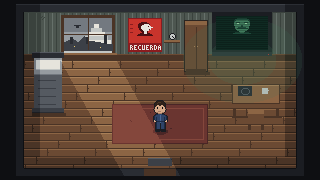

Python code for this plot:
"""Prueba de arte 2: el piso del protagonista en perspectiva cenital 3/4.

Estilo de referencia: Stardew Valley / Pokémon / Final Fantasy VI.
Cuadrícula de 16x16, personaje de 16x32, colores planos (2-3 tonos por material).

Uso: python3 art/pruebas/piso_cenital.py
Salida: art/pruebas/piso_cenital.png (1x) y piso_cenital@4x.png (vista previa)
"""
from pathlib import Path
from PIL import Image, ImageDraw

W, H = 320, 180
T = 16
OUT = Path(__file__).parent

PAL = {
    # grises del Partido
    "negro": "#0e0f12", "g1": "#1b1d22", "g2": "#2a2d33", "g3": "#3c4047",
    "g4": "#555a61", "g5": "#737980", "g6": "#969ca1", "g7": "#c2c6c4", "blanco": "#e6e4dc",
    # telepantalla
    "t0": "#0f2a22", "t1": "#1e4a3a", "t2": "#3f7a5c", "t3": "#8fc79a",
    # rojo propaganda
    "r0": "#4a0f12", "r1": "#8a1c1f", "r2": "#c8342c",
    # mono azul
    "a0": "#1d2a44", "a1": "#2f4468", "a2": "#4b6694",
    # madera
    "m0": "#2b2420", "m1": "#4a3426", "m2": "#6b4a33", "m3": "#8c6544", "m4": "#a98058",
    # pared
    "p0": "#3a423d", "p1": "#4d5650", "p2": "#66706a", "p3": "#7f8a83",
    # alfombra
    "f0": "#4a2626", "f1": "#6a3530", "f2": "#84473c",
    # piel y pelo
    "s0": "#a77b62", "s1": "#d6aa8a", "h0": "#2e2119", "h1": "#4a3426",
    # luz
    "luz": "#e8c96a",
}
C = {k: tuple(int(v[i:i + 2], 16) for i in (1, 3, 5)) for k, v in PAL.items()}

img = Image.new("RGB", (W, H), C["negro"])
d = ImageDraw.Draw(img)

def rect(x0, y0, x1, y1, col):
    d.rectangle([x0, y0, x1 - 1, y1 - 1], fill=C[col])

def hline(x0, x1, y, col):
    d.line([x0, y, x1 - 1, y], fill=C[col])

def vline(x, y0, y1, col):
    d.line([x, y0, x, y1 - 1], fill=C[col])

def px(x, y, col):
    img.putpixel((x, y), C[col])

def grid(x, y, rows, palette):
    for r, row in enumerate(rows):
        for c, ch in enumerate(row):
            if ch in palette:
                px(x + c, y + r, palette[ch])

# --- Geometría de la habitación ------------------------------------------
RX0, RX1 = 24, 296          # interior (17 tiles)
WALL_TOP, WALL_BOT = 12, 60  # pared del fondo (3 tiles de alto)
FLOOR_BOT = 168

# grosor superior del muro (visto desde arriba)
rect(RX0 - 8, WALL_TOP - 8, RX1 + 8, WALL_TOP, "g2")
hline(RX0 - 8, RX1 + 8, WALL_TOP - 8, "g3")

# pared del fondo: papel pintado a rayas
rect(RX0, WALL_TOP, RX1, WALL_BOT, "p1")
for x in range(RX0, RX1, 8):
    vline(x, WALL_TOP, WALL_BOT - 6, "p0")
    vline(x + 4, WALL_TOP, WALL_BOT - 6, "p2")
hline(RX0, RX1, WALL_TOP, "p0")
# zócalo
rect(RX0, WALL_BOT - 6, RX1, WALL_BOT, "m1")
hline(RX0, RX1, WALL_BOT - 6, "m2")
# mancha de humedad y papel despegado
for (x, y) in [(40, 16), (41, 17), (42, 16), (43, 18), (42, 19), (44, 17), (270, 40), (271, 41), (272, 40)]:
    px(x, y, "p0")
d.polygon([(258, 14), (266, 14), (264, 21), (259, 19)], fill=C["p3"])

# suelo de tablones (vistos desde arriba)
rect(RX0, WALL_BOT, RX1, FLOOR_BOT, "m2")
for i, y in enumerate(range(WALL_BOT, FLOOR_BOT, 8)):
    hline(RX0, RX1, y, "m1")
    hline(RX0, RX1, y + 1, "m3")
    off = (i * 37) % 48
    for x in range(RX0 + off, RX1, 48):
        vline(x, y, y + 8, "m1")
        px(x + 1, y + 4, "m1")  # clavo

# muros laterales e inferior (tapa vista desde arriba)
rect(RX0 - 8, WALL_TOP, RX0, FLOOR_BOT + 8, "g2")
rect(RX1, WALL_TOP, RX1 + 8, FLOOR_BOT + 8, "g2")
rect(RX0 - 8, FLOOR_BOT, RX1 + 8, FLOOR_BOT + 8, "g2")
vline(RX0 - 1, WALL_TOP, FLOOR_BOT, "g1")
vline(RX1, WALL_TOP, FLOOR_BOT, "g1")
hline(RX0, RX1, FLOOR_BOT, "g1")
# puerta (hueco en el muro inferior) y felpudo
rect(144, FLOOR_BOT, 176, FLOOR_BOT + 8, "m1")
hline(144, 176, FLOOR_BOT, "m0")
rect(148, FLOOR_BOT - 10, 172, FLOOR_BOT - 2, "g3")
hline(148, 172, FLOOR_BOT - 10, "g4")

# --- Ventana (pared del fondo) -----------------------------------------------
WX0, WY0, WX1, WY1 = 64, 18, 112, 50
rect(WX0 - 3, WY0 - 3, WX1 + 3, WY1 + 3, "m1")
# cielo en franjas
for i, col in enumerate(["g5", "g5", "g6", "g6", "g7"]):
    rect(WX0, WY0 + i * 7, WX1, WY0 + (i + 1) * 7, col)
# pirámide del Minipax
cx, base = 96, 44
for i, w2 in enumerate([14, 11, 8, 5, 2]):
    rect(cx - w2, base - (i + 1) * 4, cx + w2 + 1, base - i * 4, "blanco" if i % 2 == 0 else "g7")
# tejados
d.polygon([(WX0, 42), (72, 38), (78, 42), (84, 36), (88, 40), (WX1, 44), (WX1, WY1), (WX0, WY1)], fill=C["g3"])
for x in (70, 86, 104):
    rect(x, 35 + x % 4, x + 3, 44, "g2")
px(74, 46, "luz"); px(100, 47, "luz")
# helicóptero
hline(74, 81, 25, "g2"); rect(76, 26, 79, 28, "g2")
# marco en cruz y alféizar
vline((WX0 + WX1) // 2, WY0, WY1, "m1")
hline(WX0, WX1, (WY0 + WY1) // 2, "m1")
rect(WX0 - 5, WY1 + 3, WX1 + 5, WY1 + 6, "m3")
hline(WX0 - 5, WX1 + 5, WY1 + 5, "m1")

# --- Cartel de Ivy --------------------------------------------------------------
PX0, PY0 = 128, 18
rect(PX0, PY0, PX0 + 34, PY0 + 34, "r2")
d.rectangle([PX0, PY0, PX0 + 33, PY0 + 33], outline=C["r1"])
IVY = [
    "....rrrrrr......",
    "..rrrrrrrrrr....",
    ".rrrrrrcccccr...",
    ".rrrrcccccccc...",
    ".rrrcccccccrcc..",
    ".rrrcccccccccccc",
    "..rrcccccccccc..",
    "..rrrcccccccrc..",
    "...rrrcccccc....",
    "....rrrcccr.....",
    ".....rrcccr.....",
    "...rrrrcccrrr...",
    ".rrrrrrrrrrrrrr.",
    "rrrrrrrrrrrrrrrr",
]
grid(PX0 + 9, PY0 + 4, IVY, {"r": "r0", "c": "blanco"})
for i in range(0, 12, 4):
    hline(PX0 + 2, PX0 + 5, PY0 + 6 + i, "r1")
# rótulo 3x5
FONT = {
    "R": ["110", "101", "110", "101", "101"], "E": ["111", "100", "110", "100", "111"],
    "C": ["011", "100", "100", "100", "011"], "U": ["101", "101", "101", "101", "111"],
    "D": ["110", "101", "101", "101", "110"], "A": ["010", "101", "111", "101", "101"],
}
def text(x, y, s, col):
    for ch in s:
        for r, row in enumerate(FONT[ch]):
            for c, bit in enumerate(row):
                if bit == "1":
                    px(x + c, y + r, col)
        x += 4
rect(PX0 + 1, PY0 + 25, PX0 + 33, PY0 + 33, "r1")
text(PX0 + 2, PY0 + 27, "RECUERDA", "blanco")

# --- Estante con el reloj de Ivy ----------------------------------------------
rect(164, 40, 180, 43, "m3"); hline(164, 180, 42, "m1")
d.ellipse([169, 33, 175, 39], fill=C["g7"], outline=C["g1"])
px(172, 36, "negro"); px(173, 37, "negro")

# --- Telepantalla -------------------------------------------------------------
TX0, TY0, TX1, TY1 = 216, 16, 268, 50
rect(TX0 - 4, TY0 - 4, TX1 + 4, TY1 + 6, "g1")
rect(TX0, TY0, TX1, TY1, "t0")
cxs = (TX0 + TX1) // 2
BB = [
    "....tttttttttt....",
    "..tttttttttttttt..",
    ".ttTTTTTTTTTTTTtt.",
    ".tTTTTTTTTTTTTTTt.",
    ".TTttttTTTTttttTT.",
    ".TTTggTTTTTTggTTT.",
    ".TTTTTTTTTTTTTTTT.",
    ".TTTTTTTttTTTTTTT.",
    "..TTTTTTttTTTTTT..",
    "..TTTttttttttTTT..",
    "..TTtttttttttttT..",
    "...TTTTTTTTTTTT...",
    "....TTTTTTTTTT....",
    "......TTTTTT......",
    "..tttttTTTTttttt..",
    "tttttttttttttttttt",
]
grid(cxs - 9, TY0 + 2, BB, {"t": "t1", "T": "t2", "g": "t3"})
for y in range(TY0, TY1, 2):
    for x in range(TX0, TX1):
        r, g, b = img.getpixel((x, y))
        img.putpixel((x, y), (int(r * 0.8), int(g * 0.8), int(b * 0.8)))
rect(TX0 - 4, TY1 + 2, TX1 + 4, TY1 + 6, "g2")
px(TX1, TY1 + 4, "r2")

# --- Armario (alto, contra la pared) --------------------------------------------
AX0, AX1, ATOP, ABOT = 184, 208, 20, 72
rect(AX0, ATOP, AX1, ATOP + 5, "m3")            # tapa (vista desde arriba)
rect(AX0, ATOP + 5, AX1, ABOT, "m2")            # frente
vline((AX0 + AX1) // 2, ATOP + 7, ABOT - 2, "m1")
d.rectangle([AX0, ATOP, AX1 - 1, ABOT - 1], outline=C["m0"])
px(194, 46, "m4"); px(197, 46, "m4")
rect(AX0 + 2, ABOT - 3, AX1 - 2, ABOT, "m1")
# sombra en el suelo
rect(AX0, ABOT, AX1 + 2, ABOT + 3, "m1")

# --- Cama -----------------------------------------------------------------------
BX0, BX1, BY0, BY1 = 32, 64, 52, 108
rect(BX0, BY0, BX1, BY0 + 6, "g2")                 # cabecero (metal)
hline(BX0, BX1, BY0, "g4")
rect(BX0 + 2, BY0 + 6, BX1 - 2, BY1, "g6")        # sábana
rect(BX0 + 4, BY0 + 8, BX1 - 4, BY0 + 18, "blanco")  # almohada
hline(BX0 + 4, BX1 - 4, BY0 + 17, "g7")
rect(BX0 + 2, BY0 + 22, BX1 - 2, BY1, "g4")        # manta
hline(BX0 + 2, BX1 - 2, BY0 + 22, "g5")
for y in range(BY0 + 28, BY1 - 2, 8):
    hline(BX0 + 6, BX1 - 8, y, "g3")               # pliegues
rect(BX0, BY1, BX1, BY1 + 5, "g3")                 # frente del somier
hline(BX0, BX1, BY1 + 4, "g2")
rect(BX0, BY1 + 5, BX1 + 2, BY1 + 8, "m1")         # sombra

# --- Alfombra -------------------------------------------------------------------
rect(112, 104, 208, 144, "f1")
d.rectangle([112, 104, 207, 143], outline=C["f0"])
d.rectangle([116, 108, 203, 139], outline=C["f2"])
for (x, y) in [(130, 120), (131, 121), (170, 128), (171, 128), (150, 112)]:
    px(x, y, "f0")  # desgaste

# --- Mesa, silla, hornillo y taza --------------------------------------------------
MX0, MX1, MY0, MY1 = 232, 280, 84, 104
rect(MX0, MY0, MX1, MY1, "m3")                     # tablero
d.rectangle([MX0, MY0, MX1 - 1, MY1 - 1], outline=C["m1"])
hline(MX0 + 1, MX1 - 1, MY0 + 1, "m4")
rect(MX0, MY1, MX1, MY1 + 4, "m2")                 # canto
for x in (MX0 + 1, MX1 - 4):
    rect(x, MY1 + 4, x + 3, MY1 + 12, "m1")        # patas
rect(MX0, MY1 + 12, MX1 + 2, MY1 + 14, "m1")       # sombra
rect(238, 86, 252, 96, "g2"); d.ellipse([241, 88, 249, 94], outline=C["g4"])  # hornillo
rect(262, 88, 268, 94, "g7"); px(268, 90, "g7")   # taza
rect(248, 114, 264, 124, "m2"); rect(248, 110, 264, 114, "m3")  # silla
rect(248, 124, 251, 130, "m1"); rect(261, 124, 264, 130, "m1")

# --- Protagonista (16x32, de frente) ---------------------------------------------
SPRITE = [
    ".....oooooo.....",
    "....ohhhhhho....",
    "...ohhHHHhhho...",
    "..ohhHhhhhhhho..",
    "..ohhhhhhhhhho..",
    "..ohhsshhsshho..",
    "..ohssssssssho..",
    "..ossessssesso..",
    "..ossessssesso..",
    ".oSssssssssssSo.",
    "..osssssssssso..",
    "..osssSSSsssso..",
    "...oSSssssSSo...",
    "....ooSSSSoo....",
    "...onnbbbbnno...",
    "..onbbbbBbbbbno.",
    ".onbbbbbBbbbbbno",
    ".onbnbbbBbbbnbno",
    ".onbnbbbBbbbnbno",
    ".onbnbbbBbbbnbno",
    ".osnnbbbBbbbnnso",
    ".ossonnnnnnnosso",
    "...onbbbBbbbno..",
    "...onbbbobbbno..",
    "...onbbbobbbno..",
    "...onbbbobbbno..",
    "...onbbbobbbno..",
    "...onbbbobbbno..",
    "...onbbbobbbno..",
    "...owwwwowwwwo..",
    "...owwwwowwwwo..",
    "...ooooo.ooooo..",
]
SPR = {"o": "g1", "h": "h0", "H": "h1", "s": "s1", "S": "s0", "e": "negro",
       "n": "a0", "b": "a1", "B": "a2", "w": "g1"}
SX, SY = 152, 100
d.ellipse([SX + 1, SY + 28, SX + 15, SY + 34], fill=C["f0"])  # sombra sobre la alfombra
grid(SX, SY, SPRITE, SPR)

# --- Iluminación por rampas de material (sin tramado) ------------------------------
# Cada color pertenece a una rampa; la luz sube o baja un escalón dentro de su rampa,
# y el resplandor de la telepantalla usa variantes verdosas generadas a partir de cada color.
RAMPS = [
    ["negro", "g1", "g2", "g3", "g4", "g5", "g6", "g7", "blanco"],
    ["t0", "t1", "t2", "t3"], ["r0", "r1", "r2"], ["a0", "a1", "a2"],
    ["m0", "m1", "m2", "m3", "m4"], ["p0", "p1", "p2", "p3"], ["f0", "f1", "f2"],
    ["s0", "s1"], ["h0", "h1"], ["luz"],
]
STEP = {}
for ramp in RAMPS:
    for i, name in enumerate(ramp):
        STEP[C[name]] = (ramp, i)

def shift(rgb, n):
    if rgb not in STEP:
        return rgb
    ramp, i = STEP[rgb]
    return C[ramp[max(0, min(len(ramp) - 1, i + n))]]

def glow(rgb, k):
    g = C["t2"]
    return tuple(int(rgb[c] * (1 - k) + g[c] * k) for c in range(3))

src = img.copy()
sp = src.load()
op = img.load()
for y in range(H):
    for x in range(W):
        if TX0 <= x < TX1 and TY0 <= y < TY1:
            continue
        col = sp[x, y]
        n = 0
        if y >= WALL_BOT:                                     # haz de la ventana
            sx0 = WX0 - 4 + (y - WALL_BOT) * 0.55
            if sx0 <= x <= sx0 + (WX1 - WX0) + 8:
                n += 1
        if x < 40 or x > 284 or y > 156:                      # rincones
            n -= 1
        col = shift(col, n)
        dx, dy = x - (TX0 + TX1) / 2, (y - (TY1 + 10)) * 1.4  # telepantalla
        dist = (dx * dx + dy * dy) ** 0.5
        if dist < 34:
            col = glow(col, 0.28)
        elif dist < 60:
            col = glow(col, 0.14)
        op[x, y] = col

img.save(OUT / "piso_cenital.png")
img.resize((W * 4, H * 4), Image.NEAREST).save(OUT / "piso_cenital@4x.png")
print("ok", OUT / "piso_cenital@4x.png")
